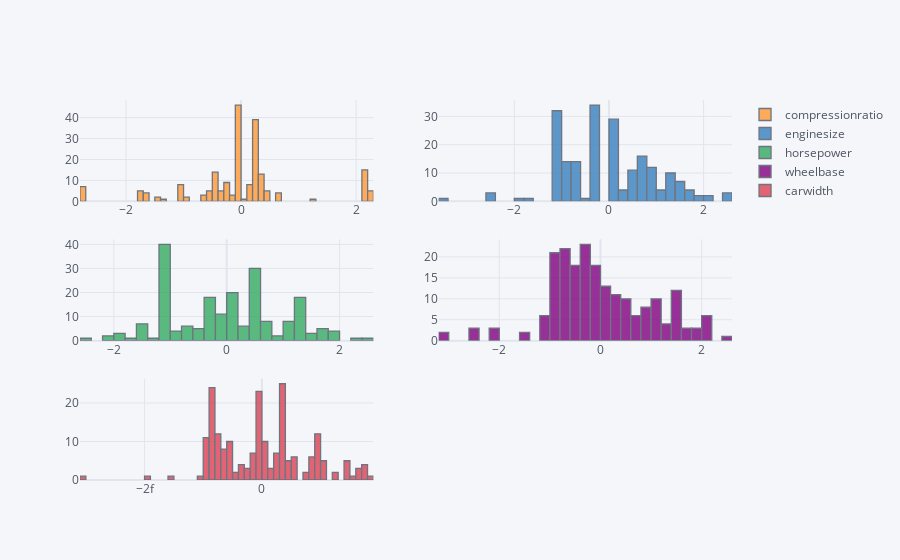

Notebook cell for this chart:
### Code cell
df_trans = df1[skew_cols.index].copy() #chọn những cột có độ lệch cao được xác định trước đó
#sử dụng phương pháp "yeo-johnson" để biến đổi dữ liệu để làm chúng gần với phân phối chuẩn hơn
pt = PowerTransformer(method='yeo-johnson')
trans= pt.fit_transform(df_trans) #tính toán các tham số biến đổi dữ liệu "df_train"
df_trans = pd.DataFrame(trans, columns =skew_cols.index )
print(df_trans.skew())
print()
df_trans.iplot(kind='histogram',subplots=True,bins=50);

### Figure 1 — Plotly figure (JSON) as saved in the notebook; plotly's stock layout.template omitted (floating-point values rounded to 4 significant figures; data arrays with more than 128 entries replaced by an {"elided": "..."} marker saying what was removed)
{"data": [{"histfunc": "count", "histnorm": "", "marker": {"color": "rgba(255, 153, 51, 1.0)", "line": {"color": "#4D5663", "width": 1.3}}, "name": "compressionratio", "nbinsx": 50, "opacity": 0.8, "orientation": "v", "x": {"elided": "205 float values"}, "xaxis": "x", "yaxis": "y", "type": "histogram"}, {"histfunc": "count", "histnorm": "", "marker": {"color": "rgba(55, 128, 191, 1.0)", "line": {"color": "#4D5663", "width": 1.3}}, "name": "enginesize", "nbinsx": 50, "opacity": 0.8, "orientation": "v", "x": {"elided": "205 float values"}, "xaxis": "x2", "yaxis": "y2", "type": "histogram"}, {"histfunc": "count", "histnorm": "", "marker": {"color": "rgba(50, 171, 96, 1.0)", "line": {"color": "#4D5663", "width": 1.3}}, "name": "horsepower", "nbinsx": 50, "opacity": 0.8, "orientation": "v", "x": {"elided": "205 float values"}, "xaxis": "x3", "yaxis": "y3", "type": "histogram"}, {"histfunc": "count", "histnorm": "", "marker": {"color": "rgba(128, 0, 128, 1.0)", "line": {"color": "#4D5663", "width": 1.3}}, "name": "wheelbase", "nbinsx": 50, "opacity": 0.8, "orientation": "v", "x": {"elided": "205 float values"}, "xaxis": "x4", "yaxis": "y4", "type": "histogram"}, {"histfunc": "count", "histnorm": "", "marker": {"color": "rgba(219, 64, 82, 1.0)", "line": {"color": "#4D5663", "width": 1.3}}, "name": "carwidth", "nbinsx": 50, "opacity": 0.8, "orientation": "v", "x": {"elided": "205 float values"}, "xaxis": "x5", "yaxis": "y5", "type": "histogram"}], "layout": {"barmode": "overlay", "legend": {"bgcolor": "#F5F6F9", "font": {"color": "#4D5663"}}, "paper_bgcolor": "#F5F6F9", "plot_bgcolor": "#F5F6F9", "title": {"font": {"color": "#4D5663"}}, "xaxis": {"anchor": "y", "domain": [0, 0.45], "gridcolor": "#E1E5ED", "showgrid": true, "tickfont": {"color": "#4D5663"}, "title": {"font": {"color": "#4D5663"}, "text": ""}, "zerolinecolor": "#E1E5ED"}, "yaxis": {"anchor": "x", "domain": [0.7333, 1], "gridcolor": "#E1E5ED", "showgrid": true, "tickfont": {"color": "#4D5663"}, "title": {"font": {"color": "#4D5663"}, "text": ""}, "zerolinecolor": "#E1E5ED"}, "xaxis2": {"anchor": "y2", "domain": [0.55, 1], "gridcolor": "#E1E5ED", "showgrid": true, "tickfont": {"color": "#4D5663"}, "title": {"font": {"color": "#4D5663"}, "text": ""}, "zerolinecolor": "#E1E5ED"}, "yaxis2": {"anchor": "x2", "domain": [0.7333, 1], "gridcolor": "#E1E5ED", "showgrid": true, "tickfont": {"color": "#4D5663"}, "title": {"font": {"color": "#4D5663"}, "text": ""}, "zerolinecolor": "#E1E5ED"}, "xaxis3": {"anchor": "y3", "domain": [0, 0.45], "gridcolor": "#E1E5ED", "showgrid": true, "tickfont": {"color": "#4D5663"}, "title": {"font": {"color": "#4D5663"}, "text": ""}, "zerolinecolor": "#E1E5ED"}, "yaxis3": {"anchor": "x3", "domain": [0.3667, 0.6333], "gridcolor": "#E1E5ED", "showgrid": true, "tickfont": {"color": "#4D5663"}, "title": {"font": {"color": "#4D5663"}, "text": ""}, "zerolinecolor": "#E1E5ED"}, "xaxis4": {"anchor": "y4", "domain": [0.55, 1], "gridcolor": "#E1E5ED", "showgrid": true, "tickfont": {"color": "#4D5663"}, "title": {"font": {"color": "#4D5663"}, "text": ""}, "zerolinecolor": "#E1E5ED"}, "yaxis4": {"anchor": "x4", "domain": [0.3667, 0.6333], "gridcolor": "#E1E5ED", "showgrid": true, "tickfont": {"color": "#4D5663"}, "title": {"font": {"color": "#4D5663"}, "text": ""}, "zerolinecolor": "#E1E5ED"}, "xaxis5": {"anchor": "y5", "domain": [0, 0.45], "gridcolor": "#E1E5ED", "showgrid": true, "tickfont": {"color": "#4D5663"}, "title": {"font": {"color": "#4D5663"}, "text": ""}, "zerolinecolor": "#E1E5ED"}, "yaxis5": {"anchor": "x5", "domain": [0, 0.2667], "gridcolor": "#E1E5ED", "showgrid": true, "tickfont": {"color": "#4D5663"}, "title": {"font": {"color": "#4D5663"}, "text": ""}, "zerolinecolor": "#E1E5ED"}}}
